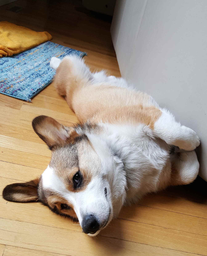
#> input picture dog.png, 207 x 256 px, shrunk from 700 x 864 before the run
$ python imagem.py
#> lines starting #> are read from the running program, lines starting #| are printed output that depends on the picture; after the words box and inside, x2 and y2 are one past the last pixel; in counts of white or black regions, pixels touching at a corner belong together
import cv2 as cv
import numpy as np

IMG = cv.imread('dog.png', cv.IMREAD_UNCHANGED)
#> IMG is the input picture: shape (256, 207, 3); mean B, G, R 125.6, 141.6, 155.9
cv.imwrite('./imagens/original.png', IMG)


def wrapImg(img, kernelSize: int):
    w = kernelSize // 2

    fetchFirstRows = img[0: w, :]
    fetchLastRows = img[-w:, :]

    imgWrapped = img.copy()
    imgWrapped = np.insert(imgWrapped, 0, fetchLastRows, axis=0)
    imgWrapped = np.append(imgWrapped, fetchFirstRows, axis=0)

    fetchFirstCols = imgWrapped[:, 0: w]
    fetchLastCols = imgWrapped[:, -w:]
    imgWrapped = np.concatenate([fetchLastCols, imgWrapped], axis=1)
    imgWrapped = np.append(imgWrapped, fetchFirstCols, axis=1)

    return imgWrapped

def escala_cinza(imagem):
    res = np.zeros(imagem.shape, dtype=np.uint8)
    for i, j in np.ndindex(imagem.shape[:-1]):
        newRGB = int((np.int16(imagem[i, j, 0]) + np.int16(imagem[i, j, 1]) + np.int16(imagem[i, j, 2])) / 3)
        res[i, j] = [newRGB, newRGB, newRGB]
#> this loop made 52992 passes
#> newRGB on passes 1 to 3: 34, 32, 31
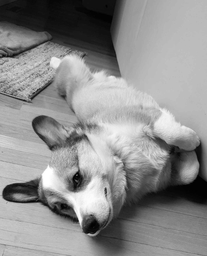
#> res: shape (256, 207, 3); min 0, max 255, mean 140.7

    return res

def binaria(imagem):
    max_threshold = 127
    res = np.zeros(imagem.shape, dtype=np.uint8)
    for i, j in np.ndindex(imagem.shape[:-1]):
        # Converte para escala de cinza antes
        newRGB = int((np.int16(imagem[i, j, 0]) + np.int16(imagem[i, j, 1]) + np.int16(imagem[i, j, 2])) / 3)
        if newRGB > max_threshold:
            res[i, j] = [255, 255, 255]
        else:
            res[i, j] = [0, 0, 0]
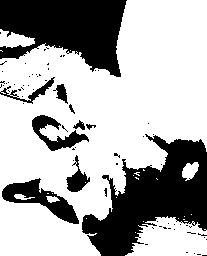
#> res: shape (256, 207, 3); 67.4% white; 73 black regions (63 under 20 px), largest, box (x1, y1, x2, y2) and area: (82, 134, 207, 256) 7657, (0, 0, 127, 77) 6473, (2, 178, 79, 224) 1294
#> in wrapImg, `imgWrapped = np.append(imgWrapped, fetchFirstCols, axis=1)`:
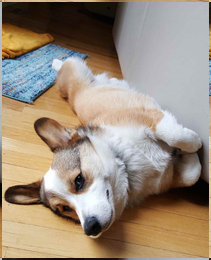
#> imgWrapped: shape (260, 211, 3); mean B, G, R 125.3, 141.5, 155.9

    return res

def filtro_media(imagem, wrappedImg, kernel):
#> called with kernel = 5
    filteredImage = np.zeros(imagem.shape,dtype=np.int32)
    image_h, image_w = imagem.shape[0], imagem.shape[1]
#> image_h = 256; image_w = 207
    w = kernel//2

    for i in range(w, image_h - w): ## traverse image row
        for j in range(w, image_w - w):  ## traverse image col
            total = [0,0,0]
            for m in range(kernel):
                for n in range(kernel):
                    total += wrappedImg[i - w + m][j - w + n]
            filteredImage[i-w][j-w] = total // (kernel * kernel)
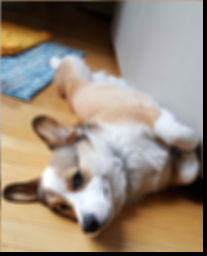
#> filteredImage: shape (256, 207, 3) int32; mean B, G, R 120.9, 136.1, 149.8
    return filteredImage


def filtro_mediana(imagem, wrappedImg, kernel: int):
#> called with kernel = 5
    filteredImage = np.zeros(imagem.shape, dtype=np.int32)
    image_h, image_w = imagem.shape[0], imagem.shape[1]
#> image_h = 256; image_w = 207
    w = kernel // 2

    for i in range(w, image_h - w):  ## traverse image row
        for j in range(w, image_w - w):  ## traverse image col
            overlapImg = wrappedImg[i - w: i + w + 1, j - w: j + w + 1]  # Crop image for mask product
            filteredImage[i][j] = np.median(overlapImg.reshape(-1, 3), axis=0)  # Filtering
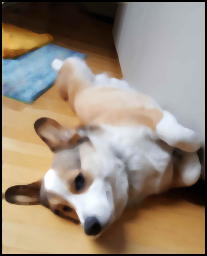
#> filteredImage: shape (256, 207, 3) int32; mean B, G, R 121.6, 136.9, 150.6

    return filteredImage

def kernel_gauss(size: int, sigma: float):
#> called with size = 5, sigma = 1
    kernel = np.zeros((size, size), dtype=np.float32)
    mean = size // 2
    for x in range(size):
        for y in range(size):
            kernel[x, y] = (1 / (2 * np.pi * sigma**2)) * np.exp(-((x - mean)**2 + (y - mean)**2) / (2 * sigma**2))
    return kernel / np.sum(kernel)

def filtro_gaussiano(image: np.ndarray, kernel: np.ndarray):
    image_h, image_w = image.shape[:2]
#> image_h = 256; image_w = 207
    kernel_size = kernel.shape[0]
    pad = kernel_size // 2

    # Lida com as bordas da imagem
    padded_image = np.pad(image, ((pad, pad), (pad, pad), (0, 0)), mode='edge')
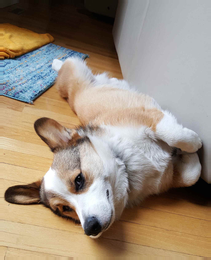
#> padded_image: shape (260, 211, 3); mean B, G, R 125.3, 141.6, 155.9
    filtered_image = np.zeros_like(image)

    for i in range(image_h):
        for j in range(image_w):
            # Regiao de interesse
            region = padded_image[i:i + kernel_size, j:j + kernel_size]
            # Aplica kernel
            filtered_image[i, j] = np.sum(region * kernel[:, :, np.newaxis], axis=(0, 1))
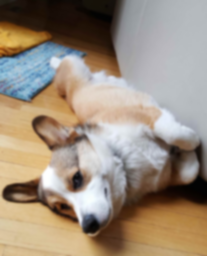
#> filtered_image: shape (256, 207, 3); mean B, G, R 125.1, 141.1, 155.4

    return filtered_image

grayscale = escala_cinza(IMG)
cv.imwrite('./imagens/escala_cinza.png', grayscale)

binary = binaria(IMG)
cv.imwrite('./imagens/binaria.png', binary)

KERNEL = 5
wrapped = wrapImg(IMG, KERNEL)
ruido_media = filtro_media(IMG, wrapped, KERNEL)
cv.imwrite('./imagens/filtro_media.png', ruido_media)

ruido_mediana = filtro_mediana(IMG, wrapped, KERNEL)
cv.imwrite('./imagens/filtro_mediana.png', ruido_mediana)

gaussian_kernel_matrix = kernel_gauss(KERNEL, 1.0)

ruido_gauss = filtro_gaussiano(IMG, gaussian_kernel_matrix)
cv.imwrite('./imagens/filtro_gauss.png', ruido_gauss)

cv.waitKey(0)
